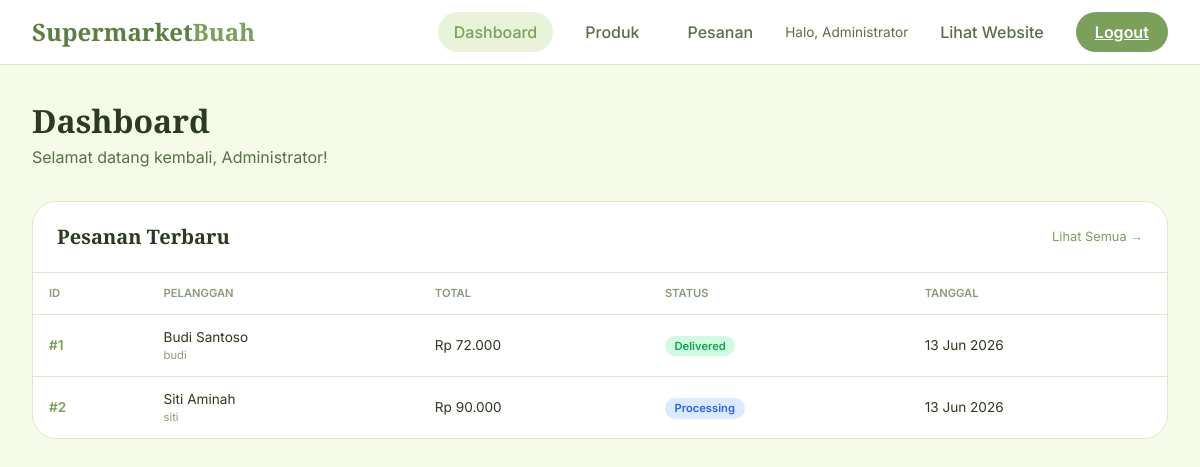
Page /admin/dashboard.php (signed in) on the committed database.
### tables this page shows
CREATE TABLE orders (
    id INT PRIMARY KEY AUTO_INCREMENT,
    user_id INT NOT NULL,
    nama_pemesan VARCHAR(100) NOT NULL,
    no_telepon VARCHAR(20) NOT NULL,
    alamat_kirim TEXT NOT NULL,
    total_harga DECIMAL(10,2) NOT NULL,
    status ENUM('pending', 'processing', 'shipped', 'delivered', 'cancelled') DEFAULT 'pending',
    catatan TEXT,
    created_at TIMESTAMP DEFAULT CURRENT_TIMESTAMP,
    updated_at TIMESTAMP DEFAULT CURRENT_TIMESTAMP ON UPDATE CURRENT_TIMESTAMP,
    FOREIGN KEY (user_id) REFERENCES users(id) ON DELETE CASCADE,
    INDEX idx_user_id (user_id),
    INDEX idx_status (status),
    INDEX idx_created_at (created_at)
);

CREATE TABLE users (
    id INT PRIMARY KEY AUTO_INCREMENT,
    username VARCHAR(50) UNIQUE NOT NULL,
    email VARCHAR(100) UNIQUE NOT NULL,
    password VARCHAR(255) NOT NULL,
    nama_lengkap VARCHAR(100) NOT NULL,
    no_telepon VARCHAR(20),
    alamat TEXT,
    role ENUM('admin', 'customer') DEFAULT 'customer',
    status ENUM('active', 'inactive') DEFAULT 'active',
    created_at TIMESTAMP DEFAULT CURRENT_TIMESTAMP,
    updated_at TIMESTAMP DEFAULT CURRENT_TIMESTAMP ON UPDATE CURRENT_TIMESTAMP,
    INDEX idx_username (username),
    INDEX idx_email (email),
    INDEX idx_role (role)
);

### auth/check_session.php (called while the page is built, shortened)
<?php
function isLoggedIn() {
    return isset($_SESSION['logged_in']) && $_SESSION['logged_in'] === true;
}
function getLoggedInUser() {
    return [
        'id' => $_SESSION['user_id'] ?? null,
        'username' => $_SESSION['username'] ?? null,
        'email' => $_SESSION['email'] ?? null,
        'nama_lengkap' => $_SESSION['nama_lengkap'] ?? null,
        'role' => $_SESSION['role'] ?? null,
        'login_time' => $_SESSION['login_time'] ?? null,
    ];
}
?>

### config/database.php (called while the page is built, shortened)
<?php
$pdo_options = [
    PDO::ATTR_ERRMODE => PDO::ERRMODE_EXCEPTION,
    PDO::ATTR_DEFAULT_FETCH_MODE => PDO::FETCH_ASSOC,
    PDO::ATTR_EMULATE_PREPARES => false,
];
function getConnection() {
    try {
        $dsn = "mysql:host=" . DB_HOST . ";dbname=" . DB_NAME . ";charset=" . DB_CHARSET;
        global $pdo_options;
        $pdo = new PDO($dsn, DB_USER, DB_PASS, $pdo_options);
        return $pdo;
    } catch (PDOException $e) {
        error_log("Database Connection Error: " . $e->getMessage());
        die("Koneksi database gagal. Silakan hubungi administrator.");
    }
}
function query($sql, $params = []) {
    try {
        $pdo = getConnection();
        $stmt = $pdo->prepare($sql);
        $stmt->execute($params);
        return $stmt;
    } catch (PDOException $e) {
        error_log("Query Error: " . $e->getMessage() . " | SQL: " . $sql);
        throw $e;
    }
}
function fetchAll($sql, $params = []) {
    $stmt = query($sql, $params);
    return $stmt->fetchAll();
}
?>

### includes/functions.php (called while the page is built, shortened)
<?php
function formatRupiah($angka, $with_prefix = true) {
    $formatted = number_format($angka, 0, ',', '.');
    return $with_prefix ? "Rp " . $formatted : $formatted;
}
function formatTanggal($date, $format = 'lengkap') {
    $timestamp = is_numeric($date) ? $date : strtotime($date);
    $bulan_pendek = [
        'January' => 'Jan',
        'February' => 'Feb',
        'March' => 'Mar',
        'April' => 'Apr',
        'May' => 'Mei',
        'June' => 'Jun',
        'July' => 'Jul',
        'August' => 'Agt',
        'September' => 'Sep',
        'October' => 'Okt',
        'November' => 'Nov',
        'December' => 'Des'
    ];
    switch ($format) {
        case 'pendek':
            $bulan_nama = $bulan_pendek[date('F', $timestamp)];
            return date('j', $timestamp) . ' ' . $bulan_nama . ' ' . date('Y', $timestamp);
    }
}
?>

### admin/dashboard.php (the view, shortened to what this page needs)
<?php
require_once '../auth/check_session.php';
require_once '../config/database.php';
require_once '../includes/functions.php';
$admin = getLoggedInUser();
$recent_orders = fetchAll("SELECT o.*, u.nama_lengkap, u.username
                          FROM orders o
                          JOIN users u ON o.user_id = u.id
                          ORDER BY o.created_at DESC
                          LIMIT 10");
?>
<!DOCTYPE html>
<html lang="id">
<head>
</head>
<body>
<div class="topbar">
    <a href="dashboard.php" class="logo">Supermarket<span>Buah</span></a>
    <div class="nav-menu">
        <a href="dashboard.php" class="nav-link active">Dashboard</a>
        <a href="products.php" class="nav-link">Produk</a>
        <a href="orders.php" class="nav-link">Pesanan</a>
        <span class="user-greeting">Halo, <?php echo htmlspecialchars($admin['nama_lengkap']); ?></span>
        <a href="../pages/catalog.php" class="nav-link">Lihat Website</a>
        <a href="../auth/logout.php" class="btn-logout">Logout</a>
    </div>
</div>
<div class="container">
    <div class="page-header">
        <h1 class="page-title">Dashboard</h1>
        <p style="color: #5A6E4A;">Selamat datang kembali, <?php echo htmlspecialchars($admin['nama_lengkap']); ?>!</p>
    </div>
    <div class="card">
        <div class="card-header">
            <h2 class="card-title">Pesanan Terbaru</h2>
            <a href="orders.php" style="font-size:0.8rem; color:#7BA05B; text-decoration:none;">Lihat Semua →</a>
        </div>
        <div class="card-body" style="padding: 0;">
            <?php if (count($recent_orders) > 0): ?>
            <table class="data-table">
                <thead>
                    <tr>
                        <th>ID</th>
                        <th>Pelanggan</th>
                        <th>Total</th>
                        <th>Status</th>
                        <th>Tanggal</th>
                    </tr>
                </thead>
                <tbody>
                    <?php foreach ($recent_orders as $order): ?>
                    <tr>
                        <td><span class="order-id">#<?php echo $order['id']; ?></span></td>
                        <td>
                            <div><?php echo htmlspecialchars($order['nama_pemesan']); ?></div>
                            <div style="font-size:0.7rem; color:#8A9A7A;"><?php echo htmlspecialchars($order['username']); ?></div>
                        </td>
                        <td class="price"><?php echo formatRupiah($order['total_harga']); ?></td>
                        <td><span class="status-badge status-<?php echo $order['status']; ?>"><?php echo $order['status']; ?></span></td>
                        <td><?php echo formatTanggal($order['created_at'], 'pendek'); ?></td>
                    </tr>
                    <?php endforeach; ?>
                </tbody>
            </table>
            <?php else: ?>
            <div class="empty-orders">Belum ada pesanan</div>
            <?php endif; ?>
        </div>
    </div>
</div>
</body>
</html>

### admin/dashboard.php (style rules this page uses)
* { margin: 0; padding: 0; box-sizing: border-box; }
body { font-family: 'Inter', sans-serif; background: #F5FBE6; color: #2C3A1F; line-height: 1.5; }
.topbar { background: white; border-bottom: 1px solid #DDE8CE; padding: 0.75rem 2rem; display: flex; align-items: center; justify-content: space-between; position: sticky; top: 0; z-index: 100; flex-wrap: wrap; gap: 1rem; }
.logo { font-family: 'Playfair Display', serif; font-size: 1.5rem; font-weight: 800; color: #5C7E42; text-decoration: none; }
.logo span { color: #7BA05B; }
.nav-menu { display: flex; gap: 1rem; align-items: center; flex-wrap: wrap; }
.nav-link { padding: 0.5rem 1rem; text-decoration: none; color: #5A6E4A; font-weight: 500; border-radius: 40px; transition: 0.2s; }
.nav-link:hover, .nav-link.active { background: #E8F3DA; color: #7BA05B; }
.btn-logout { background: #7BA05B; color: white; border: none; padding: 0.5rem 1.2rem; border-radius: 40px; font-weight: 600; cursor: pointer; transition: 0.2s; }
.user-greeting { font-size: 0.85rem; color: #5A6E4A; }
.container { max-width: 1400px; margin: 0 auto; padding: 2rem; }
.page-header { margin-bottom: 2rem; }
.page-title { font-family: 'Playfair Display', serif; font-size: 2rem; font-weight: 700; color: #2C3A1F; }
.card { background: white; border-radius: 24px; border: 1px solid #DDE8CE; overflow: hidden; }
.card-header { padding: 1.25rem 1.5rem; border-bottom: 1px solid #DDE8CE; display: flex; justify-content: space-between; align-items: center; }
.card-title { font-family: 'Playfair Display', serif; font-size: 1.25rem; font-weight: 700; }
.data-table { width: 100%; border-collapse: collapse; }
.data-table th { text-align: left; padding: 0.75rem 1rem; font-size: 0.7rem; font-weight: 600; color: #8A9A7A; text-transform: uppercase; border-bottom: 1px solid #DDE8CE; }
.data-table td { padding: 0.75rem 1rem; font-size: 0.85rem; border-bottom: 1px solid #DDE8CE; }
.data-table tr:last-child td { border-bottom: none; }
.order-id { font-weight: 600; color: #7BA05B; }
.status-badge { padding: 0.2rem 0.6rem; border-radius: 40px; font-size: 0.7rem; font-weight: 600; text-transform: capitalize; }
.status-processing { background: #DBEAFE; color: #2563EB; }
.status-delivered { background: #D1FAE5; color: #16A34A; }

### rows in the picture
orders: id "1", nama_pemesan "Budi Santoso", user.username "budi", total_harga "Rp 72.000", status "Delivered", created_at "13 Jun 2026"
orders: id "2", nama_pemesan "Siti Aminah", user.username "siti", total_harga "Rp 90.000", status "Processing", created_at "13 Jun 2026"

### other values in the picture
$admin['nama_lengkap'] "Administrator"
